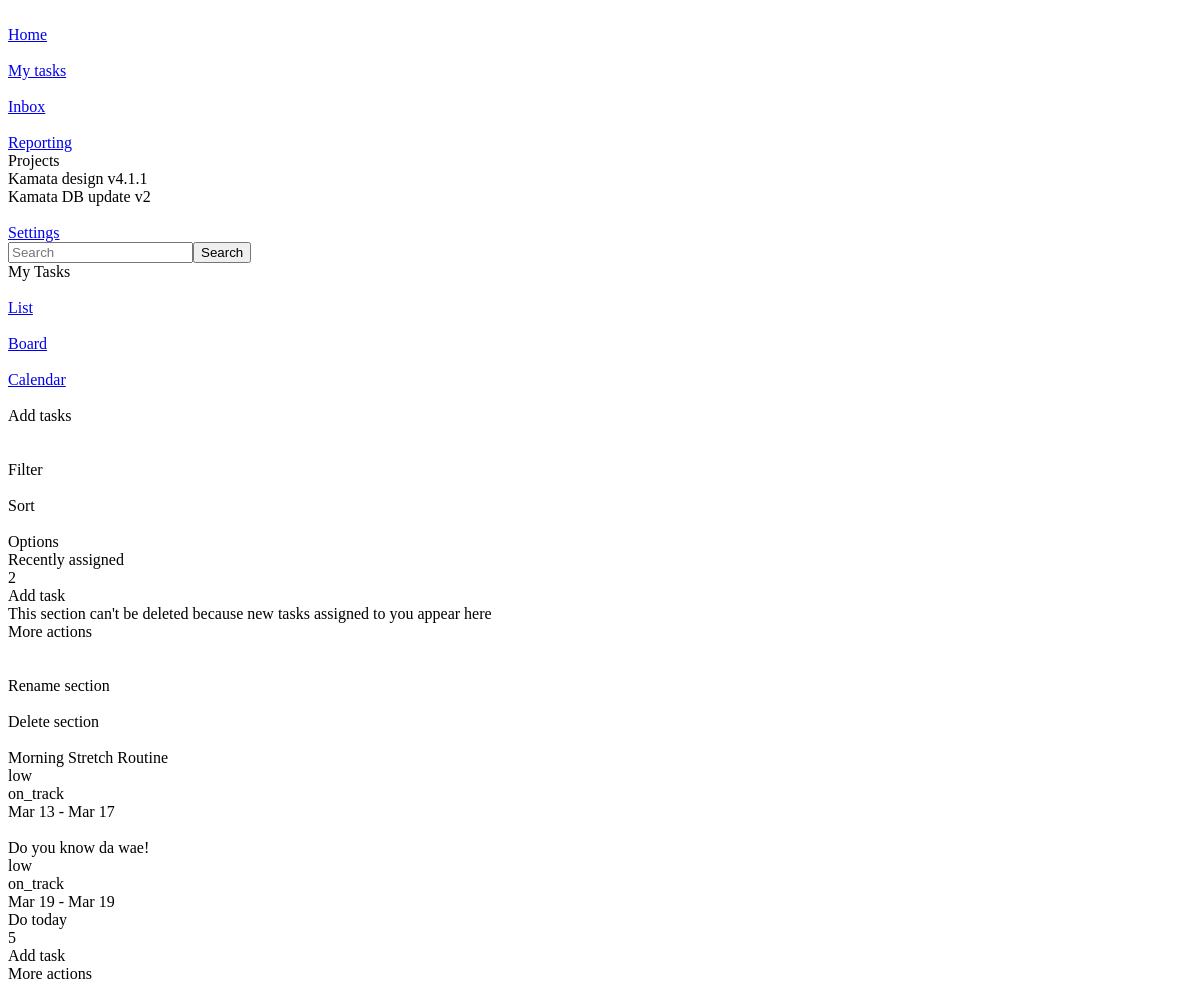
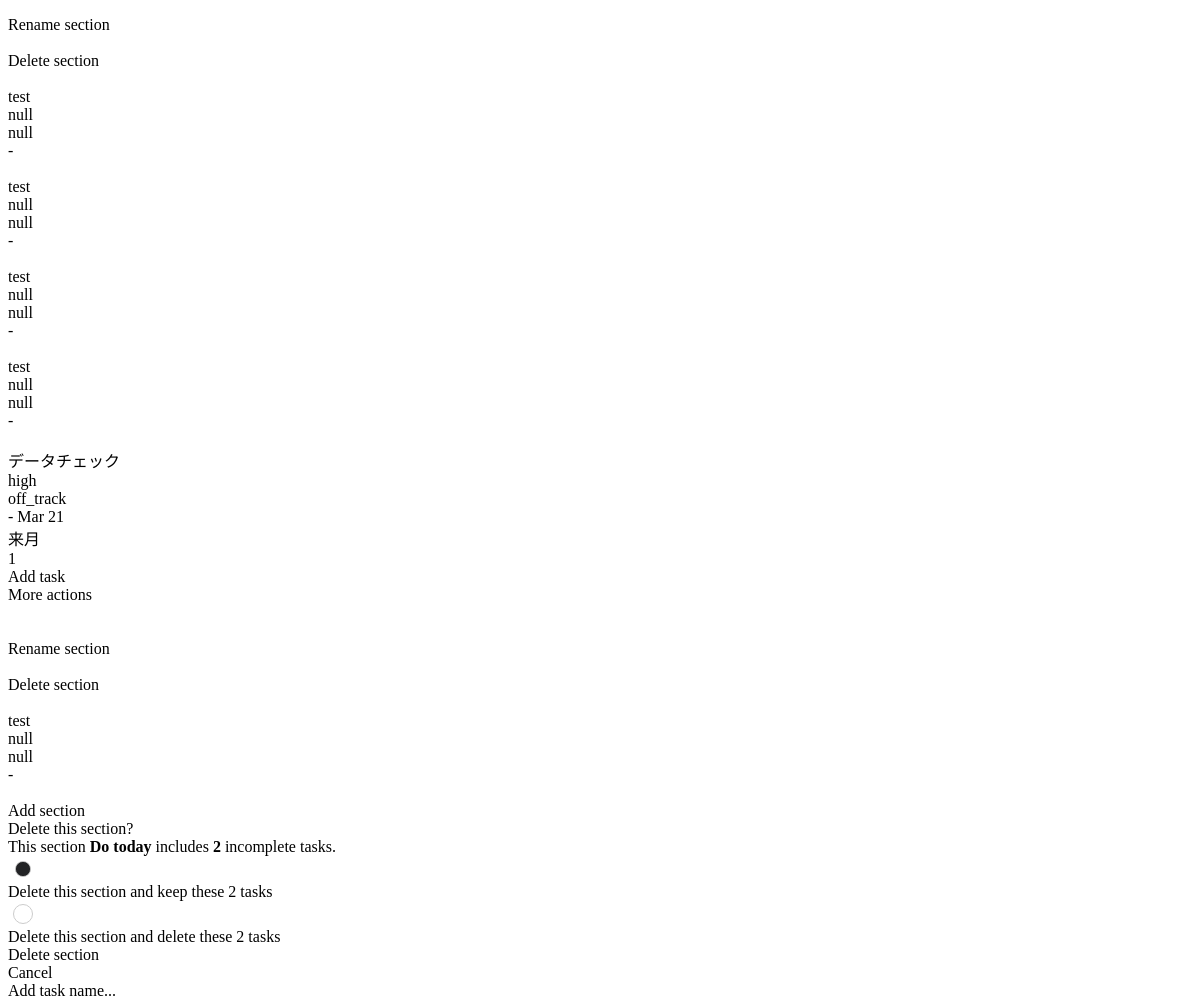
The app's page / (upper part), older data (2 pictures, top to bottom).
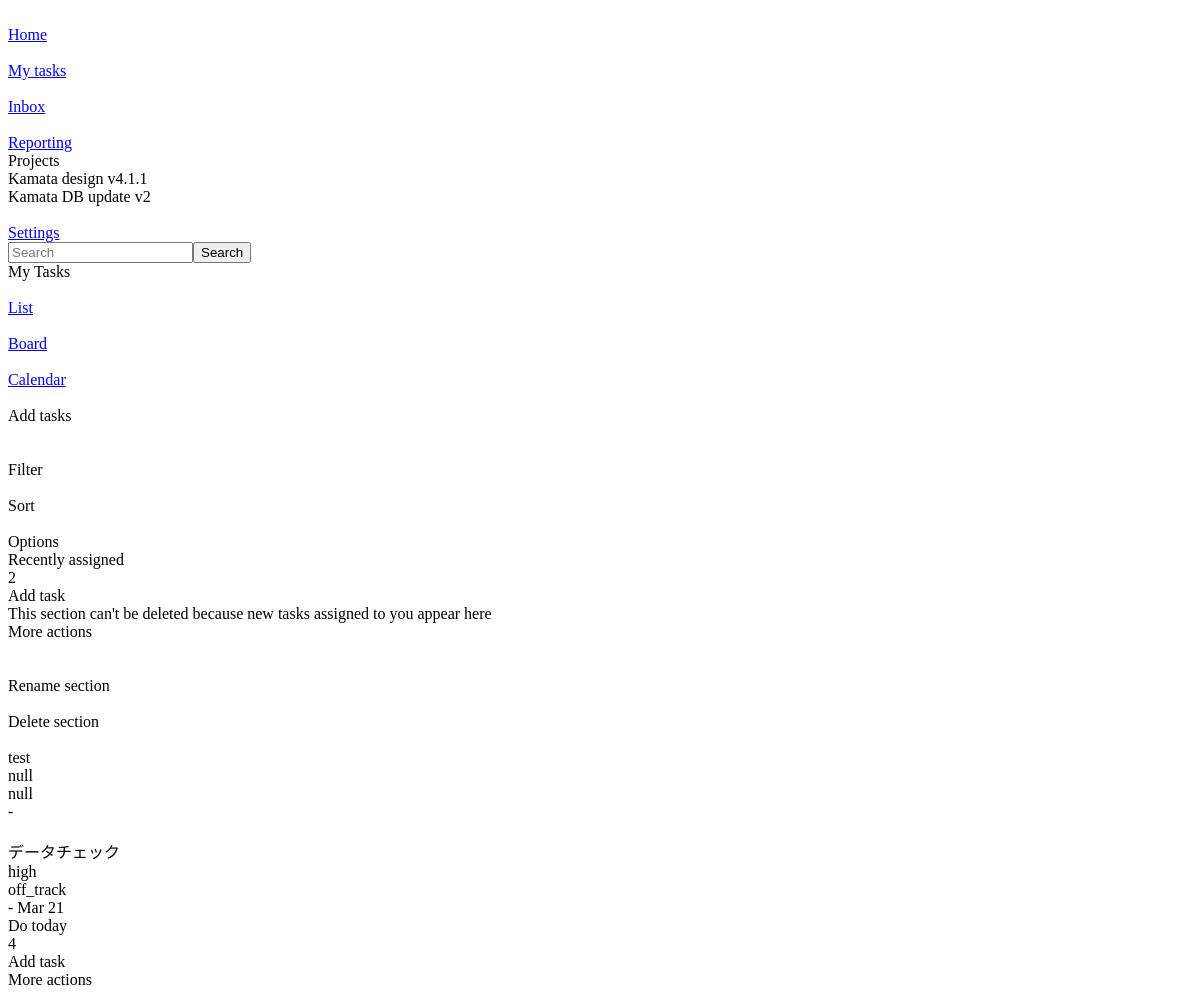
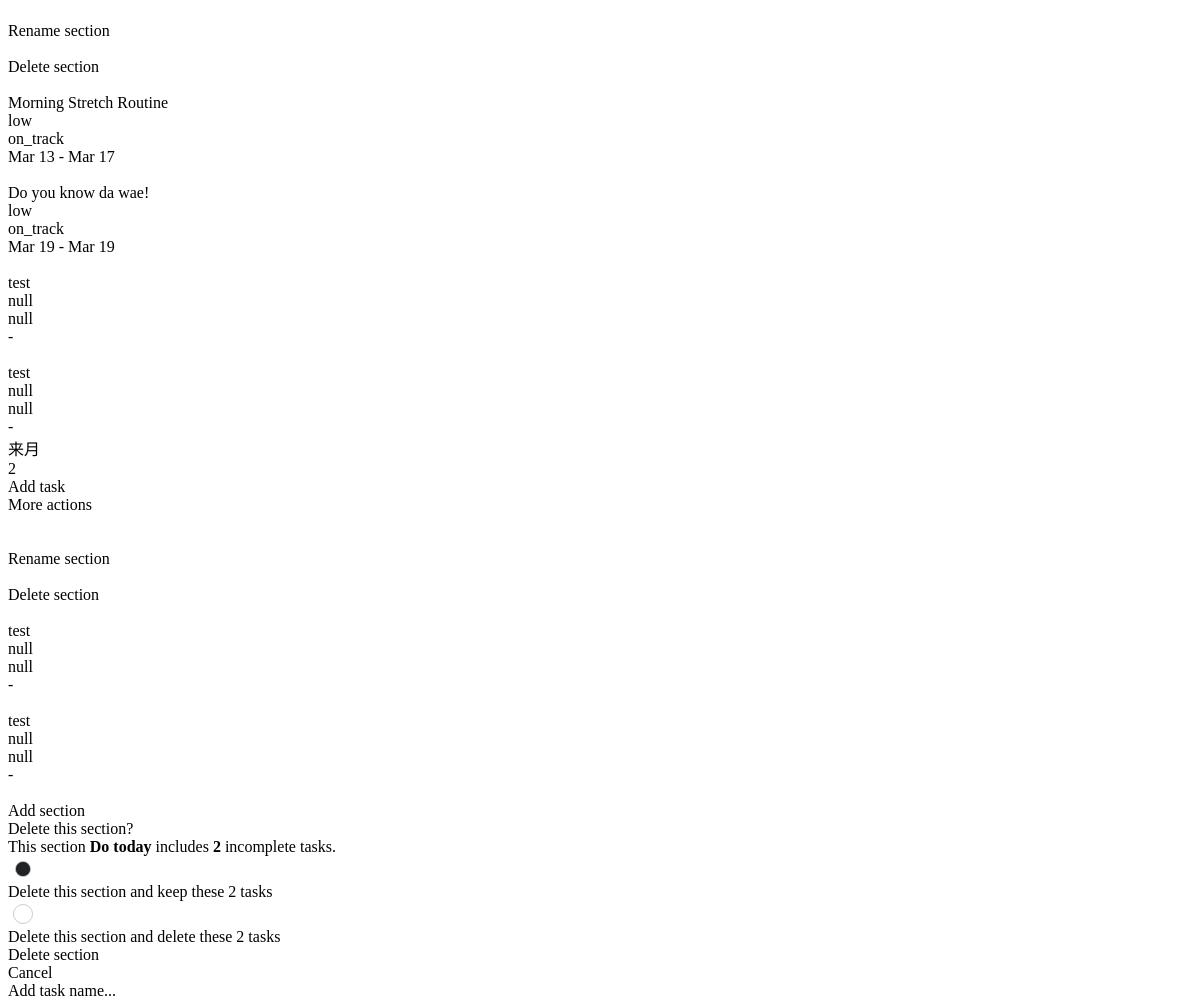
The same page, newer data (2 pictures, top to bottom).
### app/models.py (models this page shows)
class Task(models.Model):
    created_by = models.ForeignKey(User, on_delete=models.CASCADE)
    priority = models.ForeignKey('Priority', on_delete=models.CASCADE, null=True, blank=True)
    status = models.ForeignKey('Status', on_delete=models.CASCADE, null=True, blank=True)
    list = models.ForeignKey('List', on_delete=models.CASCADE)
    project = models.ForeignKey('Project', on_delete=models.CASCADE,  null=True, blank=True)
    name = models.CharField(max_length=50)
    is_completed = models.BooleanField(default=False)
    description = models.TextField(null=True, blank=True)
    created_at = models.DateTimeField(auto_now_add=True)
    start_date = models.DateField(null=True, blank=True)
    deadline = models.DateField(null=True, blank=True)

class Priority(models.Model):
    priority = models.CharField(max_length=10, null=True, blank=True)
    combo_class = models.CharField(max_length=10, null=True, blank=True)

class Status(models.Model):
    status = models.CharField(max_length=10, null=True, blank=True)
    combo_class = models.CharField(max_length=10, null=True, blank=True)

class List(models.Model):
    title = models.CharField(max_length=25)

### app/views.py (the view)
# urls.py: path('', views.home, name='home'),
def home(request):
    lists = List.objects.all()
    tasks = Task.objects.all()
    projects = Project.objects.all()
    status = Status.objects.all()
    priority = Priority.objects.all()
    context = {
        'lists': lists,
        'tasks': tasks,
        'projects': projects,
        'status': status,
        'priority': priority,
    }
    return render(request, 'home.html', context)

### app/templatetags/custom_filters.py (called while the page is built)
@register.filter
def filter_by_list(tasks, list_id):
    return tasks.filter(list_id=list_id)

### app/templates/home.html (shortened to what the changed rows need)
<!DOCTYPE html>
{% load custom_filters %}
{% load static %}
<html data-wf-page="67aeea944d589896c64eea3b" data-wf-site="67aeea944d589896c64ee9d5"
  class="w-mod-js wf-inter-n4-active wf-inter-n3-active wf-inter-n5-active wf-active w-mod-ix">
<head>
  <link href="https://cdn.prod.website-files.com/67aeea944d589896c64ee9d5/css/kamata.webflow.e934107b4.css" rel="stylesheet" type="text/css">
  <link rel="stylesheet" href="{% static 'main.css' %}">
  <link rel="stylesheet" href="https://fengyuanchen.github.io/datepicker/css/datepicker.css">
</head>
<body cz-shortcut-listen="true">
  <div class="main-wrap none">
    <div class="w-layout-grid list-wrap">
      <div id="w-node-_60766be2-e2cf-9137-be7b-4c8f2ddb67e6-c64eea3b" class="list-group">
        <div data-list="1" class="list">
          {% for task in tasks|filter_by_list:1 %}
          <div data-item="{{ task.id }}" data-popup-trigger="edit-task" data-task-id="{{ task.id }}" data-item-project-name="{{ task.project.name }}"
            data-edit-mode="true"
            class="w-layout-grid list-item {% if task.project %}{{ task.project.color.color }}{% endif %} task-content">
            <div class="flex gap5">
              <div class="button icon"><img
                  loading="lazy" alt=""></div>
              <div class="list_item-title">{{ task.name }}</div>
            </div>
            <div class="flex gap5">
              <div class="list_item-priority {{ task.priority.combo_class }}" data-priority-value="{{ task.priority.id }}">{{ task.priority.priority }}</div>
              <div class="list_item-status {{ task.status.combo_class }}" data-status-value="{{ task.status.id }}">{{ task.status.status }}</div>
            </div>
            <div class="flex y-center gap5">
              <div>{{ task.start_date|date:"M d" }} - {{ task.deadline|date:"M d" }}</div>
            </div>
          </div>
          {% endfor %}
        </div>
        {% for list in lists %}
        {% if list.id > 1 %}
        <div data-list="{{ list.id }}" class="list">
          <div class="list-header">
            <div class="flex gap5">
              <div class="list_header-title">{{ list.title }}</div>
              <div class="text list_header-total">{{ tasks|filter_by_list:list.id|length }}<br></div>
            </div>
            <div class="flex y-center gap2 relative">
              <div data-list="{{ list.id }}" class="explanation-box tooltip-list_header-addtask-hover">
                <div>Add task</div>
              </div>
              <div data-list="{{ list.id }}" class="explanation-box tooltip-list_header-moreactions-hover">
                <div>More actions</div>
              </div>
              <div data-explains="tooltip-list_header-addtask-hover" data-list="{{ list.id }}"
                class="button list_header-addtask" data-popup-trigger="create-task">
              </div>
              <div data-explains="tooltip-list_header-moreactions-hover" data-list="{{ list.id }}"
                class="button list_header-moreactions">
              </div>
              <div data-list="{{ list.id }}" class="subpage list_header-moreactions-menu">
                <div class="subpage_link rename-section">
                  <div>Rename section</div>
                </div>
                <div data-popup-trigger="delete-list" data-list="{{ list.id }}" class="subpage_link">
                  <div class="img-wrap trashcan-icon">
                  </div>
                  <div>Delete section</div>
                </div>
              </div>
            </div>
          </div>
          {% for task in tasks|filter_by_list:list.id %}
          <div data-item="{{ task.id }}" data-popup-trigger="edit-task" data-task-id="{{ task.id }}" data-item-project-name="{{ task.project.name }}"
            data-edit-mode="true"
            class="w-layout-grid list-item {% if task.project %}{{ task.project.color.color }}{% endif %}">
            <div class="flex gap5">
              <div class="button icon"><img
                  loading="lazy" alt=""></div>
              <div class="list_item-title">{{ task.name }}</div>
            </div>
            <div class="flex gap5">
              <div class="list_item-priority {{ task.priority.combo_class }}" data-priority-value="{{ task.priority.id }}">{{ task.priority.priority }}</div>
              <div class="list_item-status {{ task.status.combo_class }}" data-status-value="{{ task.status.id }}">{{ task.status.status }}</div>
            </div>
            <div class="flex y-center gap5">
              <div>{{ task.start_date|date:"M d" }} - {{ task.deadline|date:"M d" }}</div>
            </div>
          </div>
          {% endfor %}
        </div>
        {% endif %}
        {% endfor %}
      </div>
    </div>
  </div>
</body>
</html>

Row changes from the older to the newer data that the page shows:
no longer on one of the page's lists (row edited): Task: name "Morning Stretch Routine", priority.priority "low", status.status "on_track", start_date "Mar 13", deadline "Mar 17"
no longer on one of the page's lists (row edited): Task: name "Do you know da wae!", priority.priority "low", status.status "on_track", start_date "Mar 19", deadline "Mar 19"
now on one of the page's lists (row edited): Task: name "test", priority.priority "null", status.status "null"
now on one of the page's lists (row edited): Task: name "データチェック", priority.priority "high", status.status "off_track", deadline "Mar 21"
changed List "Do today": id "5" → "4"; gains Task (name "Morning Stretch Routine", priority.priority "low", status.status "on_track", start_date "Mar 13", deadline "Mar 17"); gains Task (name "Do you know da wae!", priority.priority "low", status.status "on_track", start_date "Mar 19", deadline "Mar 19"); loses Task (name "test", priority.priority "null", status.status "null"); loses Task (name "データチェック", priority.priority "high", status.status "off_track", deadline "Mar 21")
changed List "来月": id "1" → "2"; gains Task (name "test", priority.priority "null", status.status "null")
